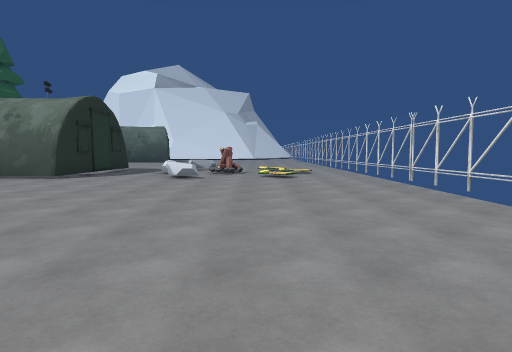
view 1 (above)

16 first-person views from a walk through a 3-D level made in the Unity game engine. The camera is 1.5 m above the floor, tilts 4° down and sees 75° across. The floor is counted in squares, 2 m on a side. Each view is taken from the middle of a square. On the plan, view 1 faces up. The plan holds only what a view shows up to about 11 squares ahead; the rest is blank. The place goes on beyond the plan.

view 2
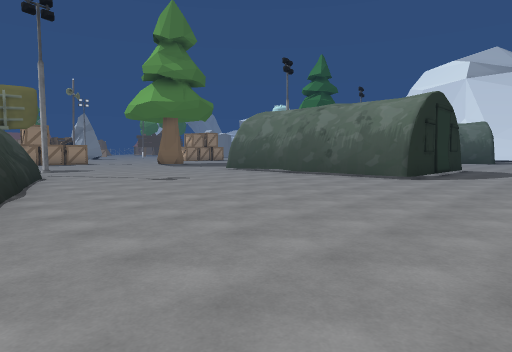

view 3
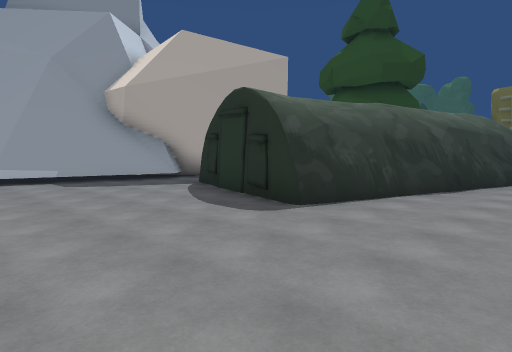

view 4
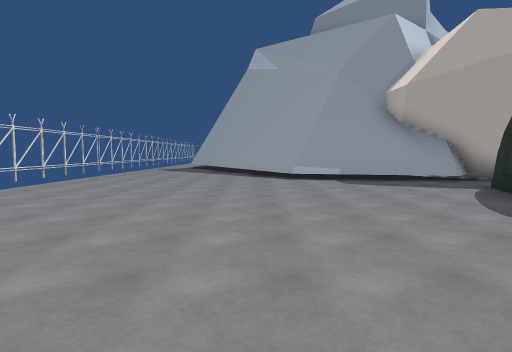

view 5
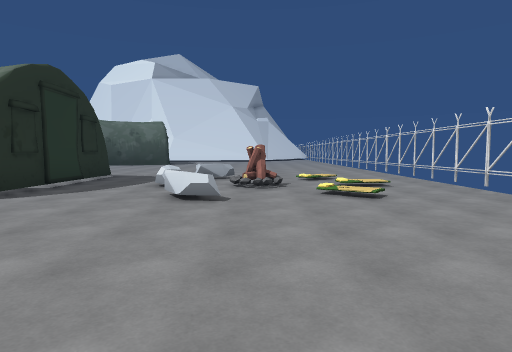

view 6
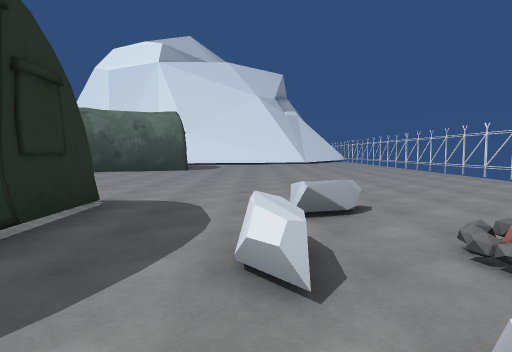

view 7
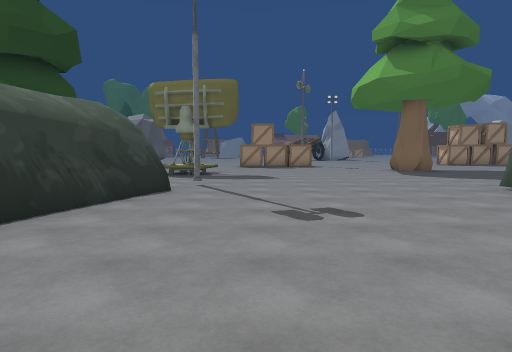

view 8
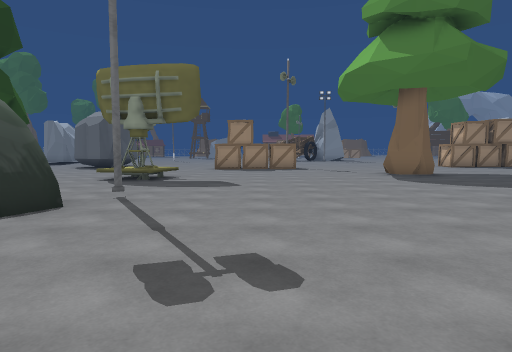

view 9
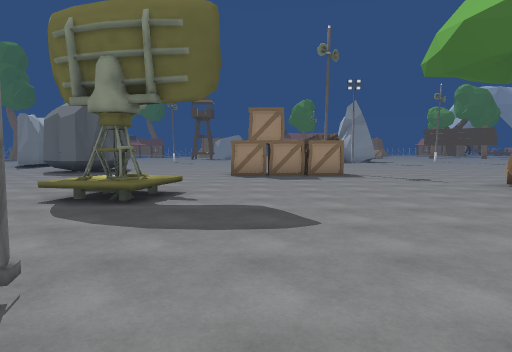

view 10
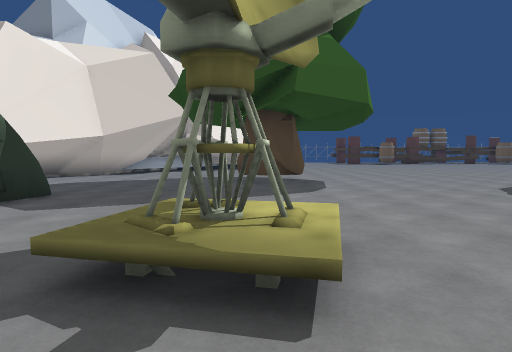

view 11
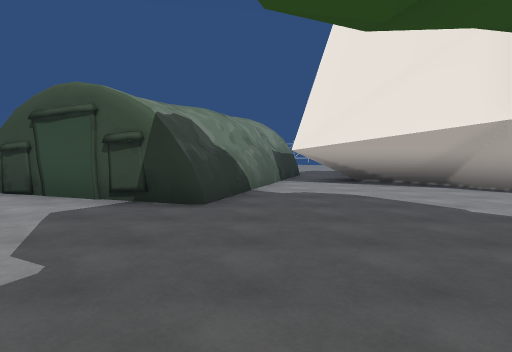

view 12
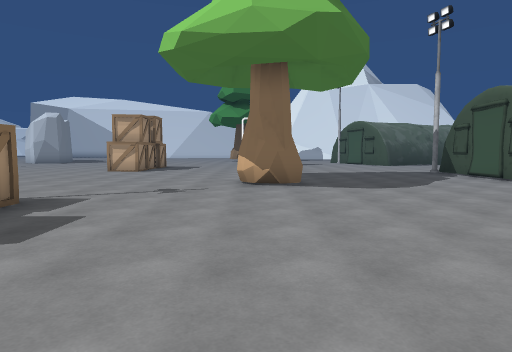

view 13
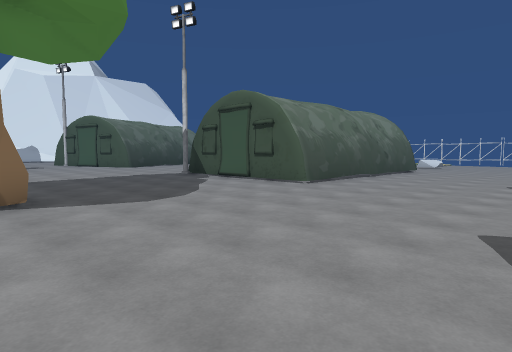

view 14
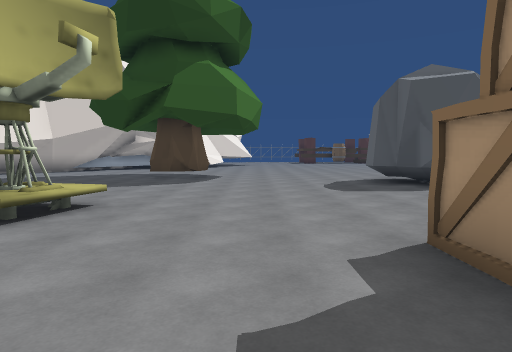

view 15
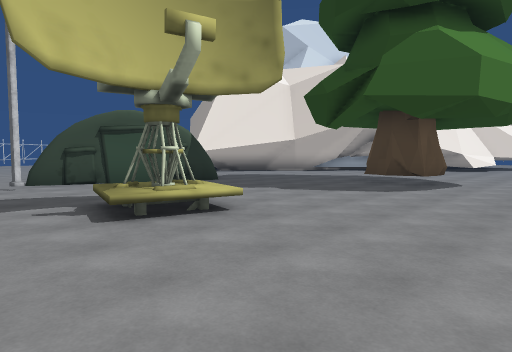

view 16
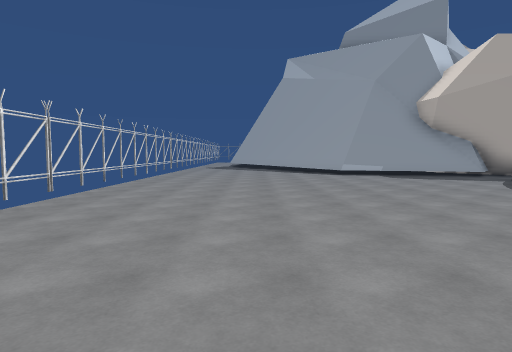

### Floor plan
Points are (right, up) in squares from view 1. A wall is a line through its corners. A room is listed if a view was taken in it or the views show most of it. See-through windows are left out.
Room 1 (views 1, 2, 3, 4, 5, 6, 7, 8, 9, 10, 11, 12, 13, 14, 15, 16)
walls: (-5.2, 13.5) (-5.2, 8.9) (-6.4, 9); (-9.1, 8.8) (-9.7, 8.8); (-7.9, 8.9) (-8.7, 8.8); (-12.6, 8.9) (-12.6, 13.1); (-5.2, 8.9) (-12.6, 8.9); (-12.6, 2.2) (-11.8, 1.8); (-12.7, 2.2) (-5.8, 0) (-5.9, -0.5); (-12, 1.6) (-10, 1); (-10.2, 1.2) (-9.2, 1) (-8.5, 0.7); (-10.1, 1) (-9.4, 0.9) (-8.5, 0.5); (-13.2, 1.3) (-12.7, 2.1) (-12.8, 2.1) (-11.9, 1.4); (-8.6, 0.7) (-5.8, -0.1); (-17.4, 2) (-17.6, 1.4) (-17.3, 1.3); (-7, -0.1) (-6.3, -0.1); (-17.9, 1.9) (-17.3, 1.7); (-17.8, 1.7) (-17.5, 2) (-17.6, 1.5) (-17.4, 1); (-6.5, -0.2) (-5.9, -0.4) (-7.2, -4.2); (-18.2, 1.6) (-17.7, 1.8); (-18, 1.4) (-17.9, 2) (-17.3, 1.8) (-17.4, 1); (-17.8, 1.1) (-17.6, 1.6) (-17.4, 1.8); (-18.3, 1.2) (-18.1, 1.9) (-17.7, 1.4); (-14.1, -1.9) (-12.8, 2.1); (-13.4, -2.1) (-14.1, -1.9) (-14, -1.5); (-11.4, -2.7) (-12.7, -2.3); (-9.8, -3.3) (-10.7, -3.2) (-11.5, -2.8); (-8, -4) (-14.1, -2.1); (-7, -4) (-7.3, -4.4); (-8.4, -5.7) (-7.8, -6.7); (-7.3, -6.5) (-3.4, -7.4); (-8, -6.8) (-7.5, -6.4) (-7, -6.7); (-11.7, -7.6) (-11.2, -7.2); (-11.4, -7.7) (-10.4, -6.7)
low walls: (-18.2, 2.2) (-17.5, 2); (-18.1, 1.9) (-18.2, 1.6); (-17.9, 1.1) (-17.3, 1.3); (-18.8, 0.9) (-18.4, 2.6) (-16.8, 2.2) (-17.2, 0.6); (-8.3, -6.3) (-8, -6.8); (-6.8, -6.4) (-3.4, -7.2); (-5.6, -6.5) (-3.5, -7)
objects: box (-23, 4); box (-23, 5); box (-23, 6) to (-23, 7); other object (-19, -6) to (-18, -5); other object (-19, 9) to (-19, 10); rock (-3, 11); rock (-2, 9); rock (-2, 13); campfire (-1, 11); fence (3, -7); fence (3, -6); fence (3, -5); fence (3, -4); fence (3, -3); fence (3, -2); fence (3, -1); fence (3, 0); fence (3, 1); fence (3, 5); fence (3, 6); fence (3, 7); fence (3, 8); fence (3, 9); fence (3, 10); fence (3, 11); fence (3, 12); fence (3, 13); fence (3, 14); other object (3, 15); fence (3, 18); fence (3, 19); other object (3, 20)

Where each view was taken, in squares from view 1:
view 1: 0 up, 0 right, facing up
view 2: 0 up, 2 left, facing up-left
view 3: 3 up, 2 left, facing down-left
view 4: 3 up, 2 left, facing down
view 5: 4 up, 1 left, facing up
view 6: 9 up, 3 left, facing up
view 7: 4 up, 6 left, facing left
view 8: 5 up, 8 left, facing left
view 9: 4 up, 12 left, facing left
view 10: 4 up, 18 left, facing down
view 11: 3 down, 19 left, facing right
view 12: 2 up, 19 left, facing up
view 13: 4 up, 19 left, facing up-right
view 14: 6 up, 21 left, facing down
view 15: 4 up, 22 left, facing down-right
view 16: 5 up, 0 right, facing down
